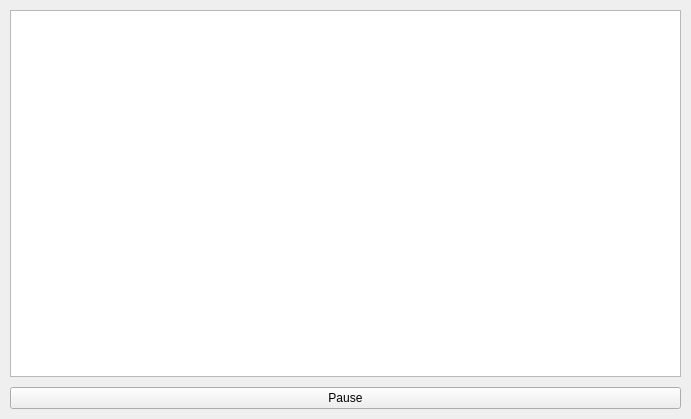
<?xml version="1.0" encoding="UTF-8"?>
<ui version="4.0">
 <class>GamePage</class>
 <widget class="QWidget" name="GamePage">
  <property name="geometry">
   <rect>
    <x>0</x>
    <y>0</y>
    <width>691</width>
    <height>419</height>
   </rect>
  </property>
  <property name="windowTitle">
   <string>Form</string>
  </property>
  <layout class="QVBoxLayout" name="verticalLayout">
   <property name="spacing">
    <number>10</number>
   </property>
   <property name="leftMargin">
    <number>10</number>
   </property>
   <property name="topMargin">
    <number>10</number>
   </property>
   <property name="rightMargin">
    <number>10</number>
   </property>
   <property name="bottomMargin">
    <number>10</number>
   </property>
   <item>
    <widget class="QGraphicsView" name="boardView">
     <property name="sizePolicy">
      <sizepolicy hsizetype="Expanding" vsizetype="Expanding">
       <horstretch>0</horstretch>
       <verstretch>0</verstretch>
      </sizepolicy>
     </property>
     <property name="baseSize">
      <size>
       <width>50</width>
       <height>50</height>
      </size>
     </property>
     <property name="cursor" stdset="0">
      <cursorShape>CrossCursor</cursorShape>
     </property>
     <property name="sizeAdjustPolicy">
      <enum>QAbstractScrollArea::AdjustIgnored</enum>
     </property>
    </widget>
   </item>
   <item>
    <widget class="QPushButton" name="pushButton_gpPause">
     <property name="text">
      <string>Pause</string>
     </property>
    </widget>
   </item>
  </layout>
 </widget>
 <resources/>
 <connections/>
</ui>
